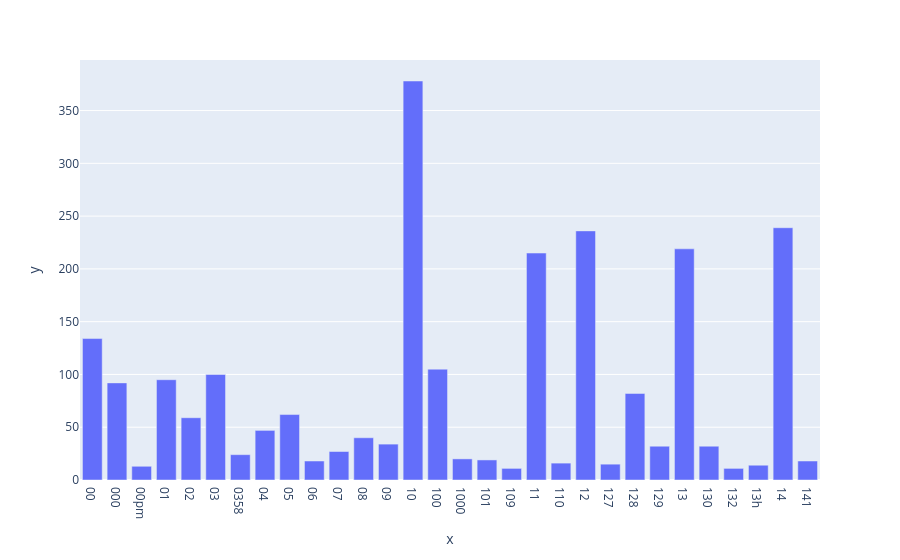

Notebook source saved alongside this figure:
### Markdown cell above
### >>> **Exercise 13 (take home):** 
The chart above only contains 300 vocabulary in the documents, and it's already computationally intensive to both compute and visualize. Can you efficiently reduce the number of terms you want to visualize as an exercise.

### Code cell
# Answer here
indice = np.where(term_frequencies > 10)
terms = count_vect.get_feature_names_out()[indice]

fig = px.bar(x=terms[:30], y=term_frequencies[indice][:30])
fig.show()

### Figure 1 — Plotly figure (JSON) as saved in the notebook; plotly's stock layout.template omitted (floating-point values rounded to 4 significant figures)
{"data": [{"alignmentgroup": "True", "hovertemplate": "x=%{x}<br>y=%{y}<extra></extra>", "legendgroup": "", "marker": {"color": "#636efa", "pattern": {"shape": ""}}, "name": "", "offsetgroup": "", "orientation": "v", "showlegend": false, "textposition": "auto", "type": "bar", "x": ["00", "000", "00pm", "01", "02", "03", "0358", "04", "05", "06", "07", "08", "09", "10", "100", "1000", "101", "109", "11", "110", "12", "127", "128", "129", "13", "130", "132", "13h", "14", "141"], "xaxis": "x", "y": [134, 92, 13, 95, 59, 100, 24, 47, 62, 18, 27, 40, 34, 378, 105, 20, 19, 11, 215, 16, 236, 15, 82, 32, 219, 32, 11, 14, 239, 18], "yaxis": "y"}], "layout": {"barmode": "relative", "legend": {"tracegroupgap": 0}, "margin": {"t": 60}, "xaxis": {"anchor": "y", "domain": [0, 1], "title": {"text": "x"}}, "yaxis": {"anchor": "x", "domain": [0, 1], "title": {"text": "y"}}}}
